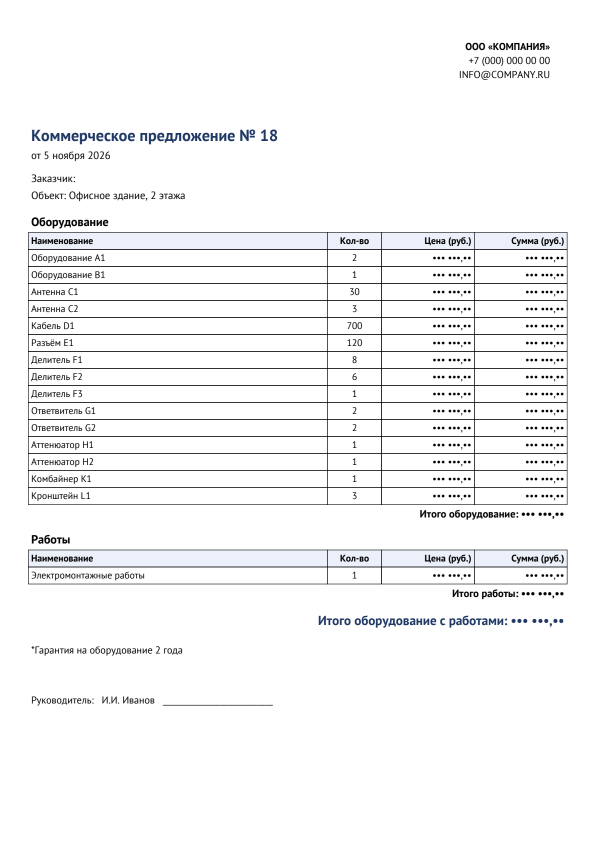
#> input picture _offers/case_src/kp.png, 1191 x 1684 px (shown at 1/2 size)
$ python cases.py
#> lines starting #> are read from the running program, lines starting #| are printed output that depends on the picture; after the words box and inside, x2 and y2 are one past the last pixel; in counts of white or black regions, pixels touching at a corner belong together
# -*- coding: utf-8 -*-
"""ainative.html: один блок «кейсы» сразу после первого экрана + поправка прокрутки по меню.

Что делает (запуск повторяемый: python3 _offers/cases.py):
1. Из скринов в case_src/ собирает обложки img/cover-*.jpg одного формата: 4:3, один фон,
   скрин в окне браузера. Разные по размеру скрины так выглядят одной серией.
2. Заменяет старые блоки «примеры» (#examples), «кейсы клиентов» (#clients) и «что я уже собрала» (#works)
   одним блоком #examples: клиенты под NDA + мои проекты в одной ленте.
3. Меню: прокрутка к заголовку блока под шапкой, а не к верху секции (у секций 150px отступа и волна).

Почему не через build.py: ainative.html правили руками (цены «по запросу», трекинг), полная
пересборка их откатит (см. CLAUDE.md).
Скрины клиентов обезличены: КП — выдуманная шапка, оборудование кодами (A1, B1…), цены •••;
отчёт по рекламе настоящий, бренд и суммы заменены на •••.
"""
import pathlib, re
from PIL import Image, ImageDraw, ImageFilter

ROOT = pathlib.Path(__file__).resolve().parent.parent
SRC = pathlib.Path(__file__).resolve().parent / "case_src"
PAGE = ROOT / "ainative.html"

BG = (240, 227, 231)        # светлый тон акцента страницы #8a0f3c
W, H = 1200, 900
WIN_X, WIN_Y, WIN_W = 90, 90, 1020
BAR = 46

# id, файл, кроп исходника (None = целиком), фон под скрином внутри окна
COVERS = [
    ("kp", "kp.png", (40, 40, 1150, 1060), (255, 255, 255)),
    ("ads", "report.png", None, (243, 244, 249)),
    ("contracts", "contracts.png", (50, 180, 725, 530), (243, 235, 227)),
    ("litbot", "litbot-admin.png", None, (255, 255, 255)),
    ("content", "content-factory.png", (380, 0, 1290, 700), (255, 255, 255)),
    ("models", "models-hub.png", None, (255, 255, 255)),
]

# телефон поверх окна: второй экран того же кейса (файл, кроп исходника)
PHONES = {"ads": ("report-bot.png", (0, 10, 754, 1190)),
          "kp": ("kp-chat.png", (0, 120, 752, 1240)),
          "contracts": ("contracts-chat.png", (0, 100, 770, 1480)),
          "litbot": ("litbot-chat.jpg", (0, 90, 780, 1480))}
PH_W, PH_X, PH_Y = 330, 800, 250


def phone(canvas, fname, crop, w=PH_W, x=PH_X, y=PH_Y):
    PH_W, PH_X, PH_Y = w, x, y
    shot = Image.open(SRC / fname).convert("RGB").crop(crop)
    shot = shot.resize((PH_W, round(shot.height * PH_W / shot.width)), Image.LANCZOS)
    b = 12                                       # рамка телефона
    pw, ph = PH_W + 2 * b, min(shot.height, H - PH_Y + 40) + 2 * b
    shadow = Image.new("L", (W, H), 0)
    ImageDraw.Draw(shadow).rounded_rectangle((PH_X, PH_Y + 16, PH_X + pw, PH_Y + ph), 40, fill=110)
    shadow = shadow.filter(ImageFilter.GaussianBlur(24))
    canvas.paste(Image.new("RGB", (W, H), (60, 15, 35)), (0, 0), shadow)
    body = Image.new("RGB", (pw, ph), (24, 26, 32))
    inner = Image.new("L", shot.size, 0)
    ImageDraw.Draw(inner).rounded_rectangle((0, 0, shot.width, shot.height), 28, fill=255)
    body.paste(shot.crop((0, 0, PH_W, ph - 2 * b)), (b, b), inner.crop((0, 0, PH_W, ph - 2 * b)))
    mask = Image.new("L", (pw, ph), 0)
    ImageDraw.Draw(mask).rounded_rectangle((0, 0, pw, ph), 40, fill=255)
    canvas.paste(body, (PH_X, PH_Y), mask)


# обложка только из телефонов (кейсы, где весь продукт живёт в Telegram)
DUOS = {"assistant": [("assistant-1.png", (0, 190, 662, 1432), 420, 140, 60),
                      ("assistant-2.png", (0, 660, 736, 1470), 440, 610, 300)],
        "english": [("english.jpg", (0, 100, 786, 1470), 470, 365, 60)]}


def duo(name):
    canvas = Image.new("RGB", (W, H), BG)
    for args in DUOS[name]:
        phone(canvas, *args)
    canvas.save(ROOT / "img" / f"cover-{name}.jpg", quality=86, optimize=True, progressive=True)


def cover(name, fname, crop, inner_bg):
#> called with name = 'kp', fname = 'kp.png', crop = (40, 40, 1150, 1060), inner_bg = (255, 255, 255)
    shot = Image.open(SRC / fname).convert("RGB")
#> shot is the input picture: PIL image 1191x1684 RGB; mean R, G, B 245.1, 245.3, 245.8
    if crop:
        shot = shot.crop(crop)
#> shot: PIL image 1110x1020 RGB
    shot = shot.resize((WIN_W, round(shot.height * WIN_W / shot.width)), Image.LANCZOS)
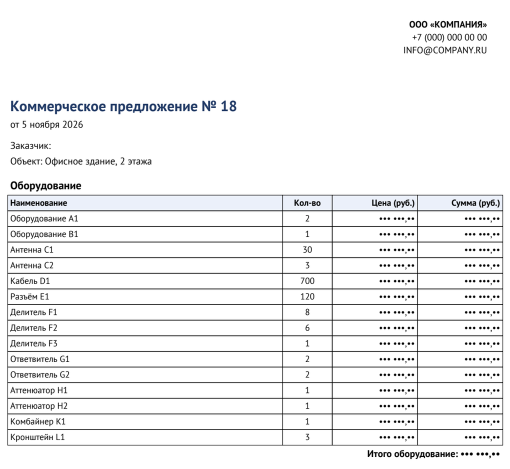
#> shot: PIL image 1020x937 RGB (shown at 1/2 size); mean R, G, B 240.7, 241, 241.4
    win_h = H - WIN_Y + 40                       # окно уходит за нижний край: так обложки выглядят как серия
    canvas = Image.new("RGB", (W, H), BG)
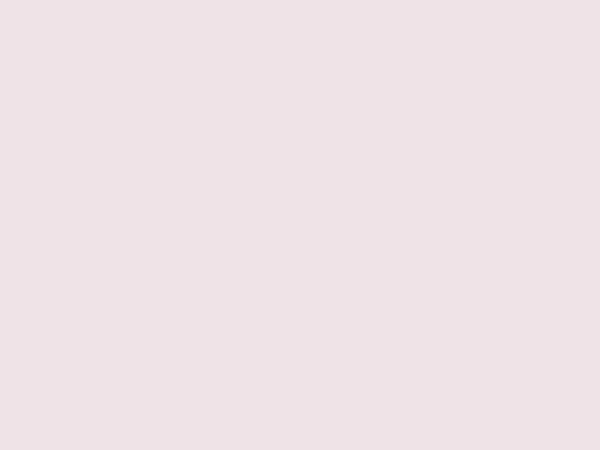
#> canvas: PIL image 1200x900 RGB (shown at 1/2 size); mean R, G, B 240, 227, 231
    shadow = Image.new("L", (W, H), 0)
#> shadow: PIL image 1200x900 L; every value is 0
    ImageDraw.Draw(shadow).rounded_rectangle((WIN_X, WIN_Y + 14, WIN_X + WIN_W, WIN_Y + win_h), 22, fill=70)
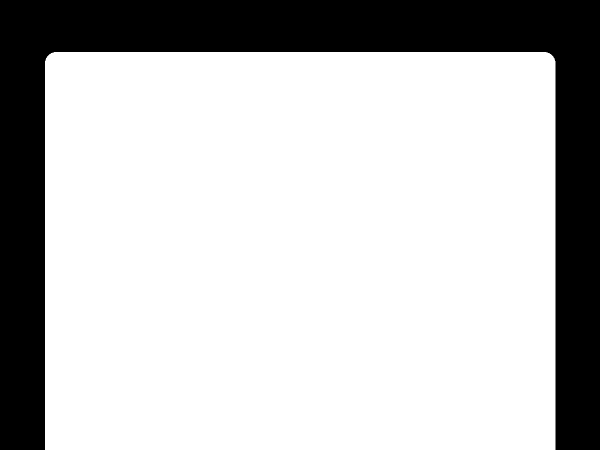
#> shadow: PIL image 1200x900 L (shown at 1/2 size); values 0 (black) and 70 (white), 75.2% white; 1 black region, box (x1, y1, x2, y2) and area: (0, 0, 1200, 900) 267506
    shadow = shadow.filter(ImageFilter.GaussianBlur(26))
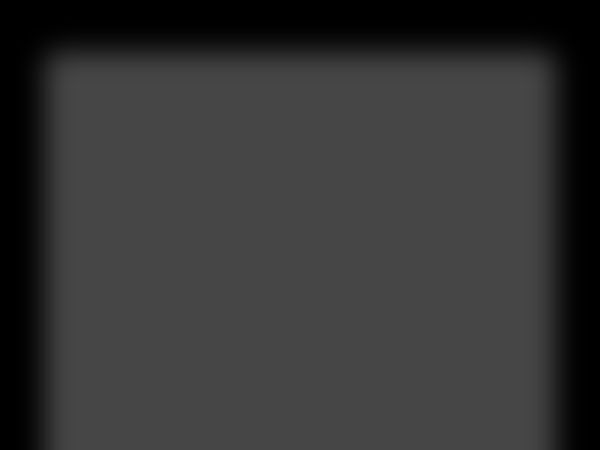
#> shadow: PIL image 1200x900 L (shown at 1/2 size); min 0, max 70, mean 52.7
    canvas.paste(Image.new("RGB", (W, H), (90, 20, 45)), (0, 0), shadow)
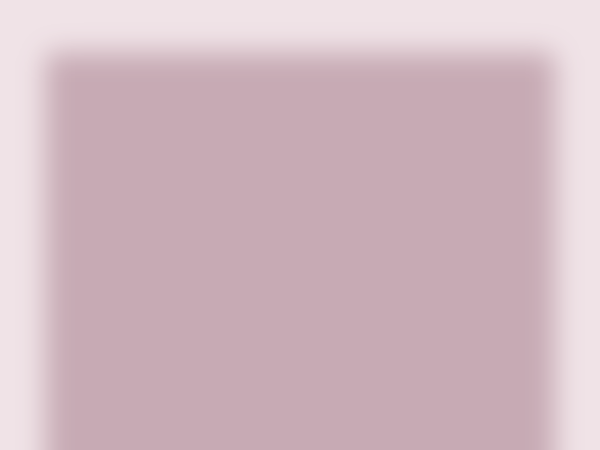
#> canvas: PIL image 1200x900 RGB (shown at 1/2 size); mean R, G, B 209.1, 184.1, 192.6
    win = Image.new("RGB", (WIN_W, win_h), inner_bg)
#> win: PIL image 1020x850 RGB; every value is 255
    d = ImageDraw.Draw(win)
    d.rectangle((0, 0, WIN_W, BAR), fill=(255, 255, 255))
    for i, c in enumerate([(236, 106, 94), (244, 191, 79), (97, 197, 84)]):
        d.ellipse((20 + i * 24, 16, 34 + i * 24, 30), fill=c)
    d.line((0, BAR, WIN_W, BAR), fill=(228, 220, 222), width=2)
    win.paste(shot.crop((0, 0, WIN_W, min(shot.height, win_h - BAR))), (0, BAR + 1))
    mask = Image.new("L", (WIN_W, win_h), 0)
#> mask: PIL image 1020x850 L; every value is 0
    ImageDraw.Draw(mask).rounded_rectangle((0, 0, WIN_W, win_h), 22, fill=255)
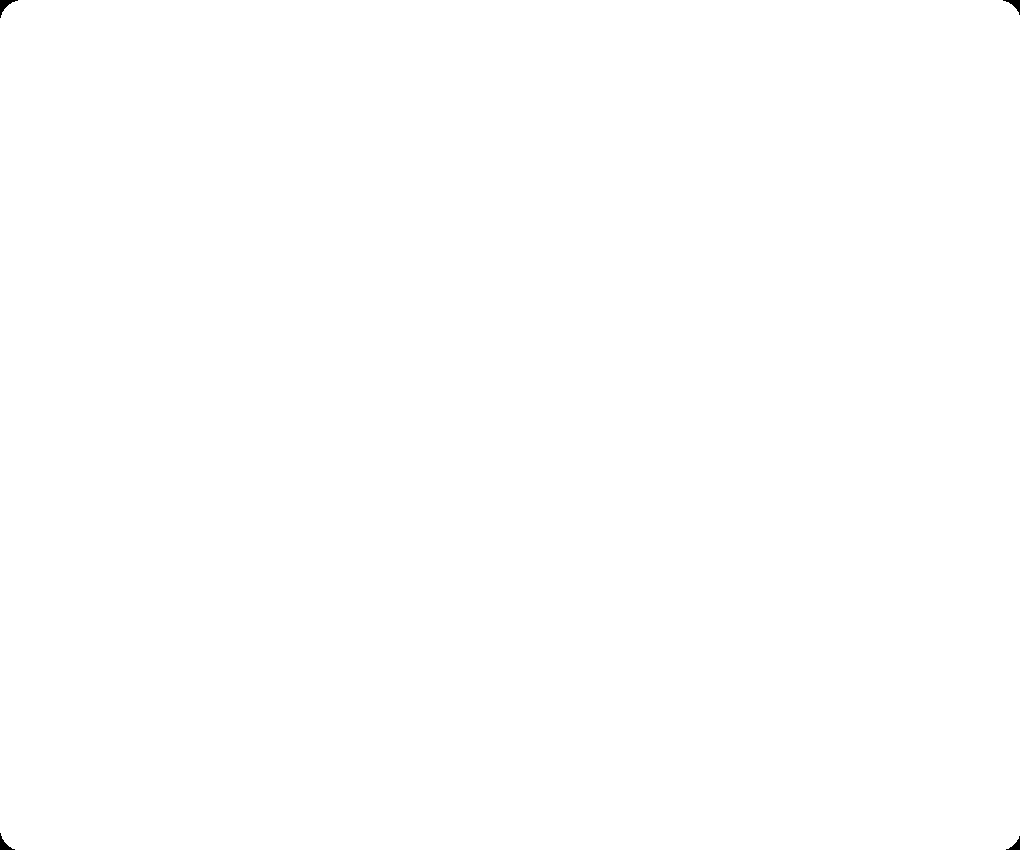
#> mask: PIL image 1020x850 L; 100% white; 4 black regions, box (x1, y1, x2, y2) and area: (0, 0, 18, 18) 111, (1003, 0, 1020, 15) 93, (0, 833, 15, 850) 93, (1006, 836, 1020, 850) 76
    canvas.paste(win, (WIN_X, WIN_Y), mask)
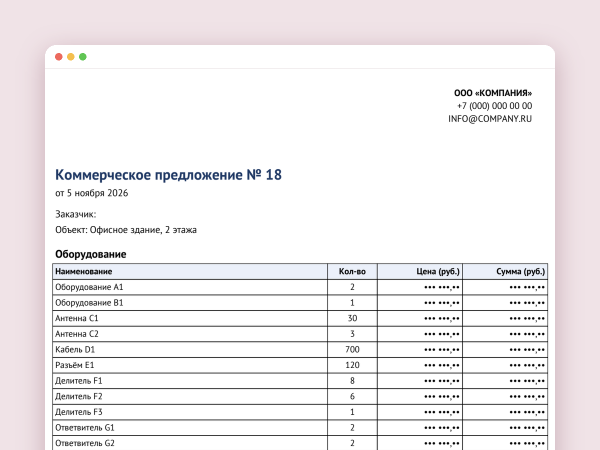
#> canvas: PIL image 1200x900 RGB (shown at 1/2 size); mean R, G, B 240.8, 237.7, 239.1
    if name in PHONES:
        phone(canvas, *PHONES[name])
    out = ROOT / "img" / f"cover-{name}.jpg"
    canvas.save(out, quality=86, optimize=True, progressive=True)


CASES = [  # (обложка, кто, тег, продукт, проблема, что сделала, было, стало, ссылка)
    ("kp", "BASO · усилители связи", "кп и расчёты", "AI-ассистент для КП и смет",
     "Каждый объект считает владелец, поэтому проект готов только на следующий день. Взять больше объектов компания не может.",
     "Владелец надиктовывает объект, а ассистент присылает КП и спецификацию.",
     "1–2 дня, и всё через владельца", "2 минуты, владелец только проверяет", ""),
    ("ads", "клиент · nda", "реклама", "AI-автоотчёт по рекламным кампаниям",
     "На рекламу уходит почти 1 млн ₽ в месяц, а какие деньги сгорают, никто не знает.",
     "Отчёт сам собирается из Директа и ВК, показывает утечки, а агент предлагает решения.",
     "мусор ловили руками в Метрике", "нашли 900 тыс. ₽: ВК покупал клики вместо охвата", ""),
    ("contracts", "клиент · nda", "документы", "AI-ассистент для договоров с самозанятыми",
     "На каждого исполнителя HR руками переносит паспорт и реквизиты, договор ждут 3–4 часа.",
     "Исполнитель присылает фото документов, а AI сам проверяет данные и собирает договор.",
     "3–4 часа на договор", "10 минут, остаётся нажать «на подпись»", ""),
    ("assistant", "мой проект", "ai-ассистент", "Личный AI-ассистент",
     "Договорённости с клиентами раскиданы по чатам и созвонам, и что кому обещала, приходится держать в голове.",
     "Ассистент сам читает переписку и встречи, ведёт карточки клиентов и пишет в Telegram: кто что обещал и кто молчит.",
     "обещания и встречи в голове", "сводка 4 раза в день, новый человек сразу в базе", ""),
    ("english", "мой проект", "обучение", "AI-тренер английского",
     "После урока новые слова и правила забываются, а повторять самой некогда.",
     "Кидаешь скрин урока, бот за минуту разбирает правило и кладёт новые слова в колоду. Несколько раз в день присылает мини-упражнения на слабые места.",
     "конспект урока руками", "разбор за минуту, повтор сам по расписанию", ""),
    ("litbot", "мой проект", "обучение", "Бот-ассистент учителя",
     "Учитель сам рассылает задания и считает, кто что сделал.",
     "Бот каждый день присылает задания и сам ведёт статистику, программу учитель меняет в админке.",
     "рассылка и учёт руками", "учитель только смотрит итоги", ""),
    ("content", "мой проект", "контент", "Контент-фабрика",
     "На посты по одному выпуску подкаста уходил целый день.",
     "Из одного выпуска получаются превью, главы и 7 постов в голосе автора.",
     "1 день на выпуск", "30 минут, 7 публикаций", "content.html"),
    ("models", "мой проект", "расчёты", "Хаб расчётных моделей",
     "Каждое «а если поднять цену» приходилось пересчитывать в таблице заново.",
     "9 моделей: юнит-экономика, окупаемость, воронки. Меняешь цифру и сразу видишь результат.",
     "пересчёт на каждый вопрос", "цену выбираешь по цифрам", "models-hub/"),
]

SQUIGGLE = '<svg class="squiggle" viewBox="0 0 300 18" preserveAspectRatio="none" aria-hidden="true"><path d="M3 11 C40 4 70 16 105 9 C140 2 175 15 210 8 C240 3 270 13 297 7"/></svg>'
TG = "https://t.me/kvazarchIk?text=%D0%9F%D1%80%D0%B8%D0%B2%D0%B5%D1%82%21%20%D0%A5%D0%BE%D1%87%D1%83%20%D0%BF%D0%BE%D1%81%D0%BC%D0%BE%D1%82%D1%80%D0%B5%D1%82%D1%8C%20%D0%BA%D0%B5%D0%B9%D1%81%D1%8B"  # «Привет! Хочу посмотреть кейсы»

CSS = """<style>
.kc{flex:0 0 min(360px,84vw);scroll-snap-align:start;border:2px solid var(--ink);background:var(--paper);display:flex;flex-direction:column}
.kc img{display:block;width:100%;height:auto;aspect-ratio:4/3;object-fit:cover;border-bottom:2px solid var(--ink)}
.kc-b{padding:18px 20px 20px;display:flex;flex-direction:column;gap:10px;flex:1}
.kc-t{display:flex;gap:8px;align-items:center;flex-wrap:wrap}
.kc-who{font-family:"Oswald",sans-serif;font-weight:600;font-size:11px;letter-spacing:.12em;text-transform:uppercase;padding:3px 8px;background:var(--ink);color:#fff}
.kc-who.own{background:transparent;color:var(--ink);box-shadow:inset 0 0 0 1.5px var(--ink)}
.kc h3{font-family:"Unbounded",sans-serif;font-weight:700;font-size:18px;line-height:1.22;text-transform:lowercase;margin:2px 0 0;min-height:3.66em}
.kc .kc-pr{font-weight:600;min-height:5.8em}
.kc-go{font-family:"Oswald",sans-serif;font-weight:600;font-size:12px;letter-spacing:.12em;text-transform:uppercase;color:var(--red);text-decoration:none}
.kc p{margin:0;font-size:14.5px;line-height:1.45}
.kc-ba{margin-top:auto;padding-top:12px;border-top:1.5px solid var(--line);display:grid;gap:6px;font-size:14px;line-height:1.35}
.kc-ba span{font-family:"Oswald",sans-serif;font-weight:600;font-size:11px;letter-spacing:.12em;text-transform:uppercase;margin-right:6px}
.kc-ba .was{opacity:.65}
.kc-ba .now{color:var(--red);font-weight:600}
.kc-cta{margin-top:26px;display:flex;flex-wrap:wrap;align-items:center;gap:16px}
.kc-cta p{margin:0;font-size:16px;opacity:.8}
</style>"""


def ver(c):
    # GitHub Pages кэширует картинки на 10 минут: без версии в ссылке браузер показывает старую обложку
    import hashlib
    return hashlib.md5((ROOT / "img" / f"cover-{c}.jpg").read_bytes()).hexdigest()[:8]


def section():
    cards = "".join(
        f'<article class="kc cs"><img src="img/cover-{c}.jpg?v={ver(c)}" alt="" loading="lazy" width="1200" height="900">'
        f'<div class="kc-b"><div class="kc-t"><span class="kc-who{"" if who.startswith("клиент") else " own"}">{who}</span><span class="term">{tag}</span></div>'
        f'<h3>{prod}</h3><p class="kc-pr">{prob}</p><p>{what}</p>'
        + (f'<a class="kc-go" href="{link}" target="_blank" rel="noopener">посмотреть вживую →</a>' if link else "") +
        f'<div class="kc-ba"><div class="was"><span>было</span>{was}</div><div class="now"><span>стало</span>{now}</div></div></div></article>'
        for c, who, tag, prod, prob, what, was, now, link in CASES
    )
    return f"""<section id="examples">
  <div class="wrap">
    <div class="corners"><span class="mark">кейсы</span><span class="mid mark">проблема → решение → результат</span><span class="mark right">CASES</span></div>
    <h2 class="section-h reveal" style="margin-bottom:58px">узнаёте свою задачу?{SQUIGGLE}</h2>
    <p class="works-note reveal">Первые три — мои клиенты. Названия под NDA, кроме BASO, суммы на скринах скрыты. Дальше мои собственные проекты. Каждый кейс показываю вживую на созвоне.</p>
    {CSS}
    <div class="cs-wrap reveal"><div class="cs-row">{cards}</div><div class="cs-nav"><button type="button" class="cs-btn" data-d="-1" aria-label="Назад">←</button><span class="mark">листай вбок</span><button type="button" class="cs-btn" data-d="1" aria-label="Вперёд">→</button></div></div>
    <div class="kc-cta reveal"><p>Похожая задача у вас?</p><a class="btn" href="{TG}" target="_blank" rel="noopener">покажу кейсы на созвоне</a></div>
  </div>
</section>
"""


# Меню: прокручиваем так, чтобы заголовок блока (.corners) встал под шапку, и подсветку считаем по нему же
NAV_JS = """<script>/* nav-scroll-fix */
(function(){
  var nav=document.querySelector('nav');
  function head(s){return s.querySelector('.corners')||s;}
  function go(id,smooth){var s=document.getElementById(id);if(!s)return;
    var y=head(s).getBoundingClientRect().top+window.scrollY-(nav?nav.offsetHeight:0)-28;
    window.scrollTo({top:Math.max(0,y),behavior:smooth?'smooth':'auto'});}
  document.querySelectorAll('a[href^="#"]').forEach(function(a){a.addEventListener('click',function(e){
    var id=a.getAttribute('href').slice(1);if(!id||!document.getElementById(id))return;
    e.preventDefault();history.replaceState(null,'','#'+id);go(id,true);});});
  if(location.hash)window.addEventListener('load',function(){go(location.hash.slice(1),false);});
})();
</script>"""


def section_bounds(html, sid):
    a = html.find(f'<section id="{sid}"')
    if a < 0:
        return None
    b = html.find("</section>", a) + len("</section>")
    return a, b


for args in COVERS:
#> (the run stopped early here; a loop or call above may not have finished)
